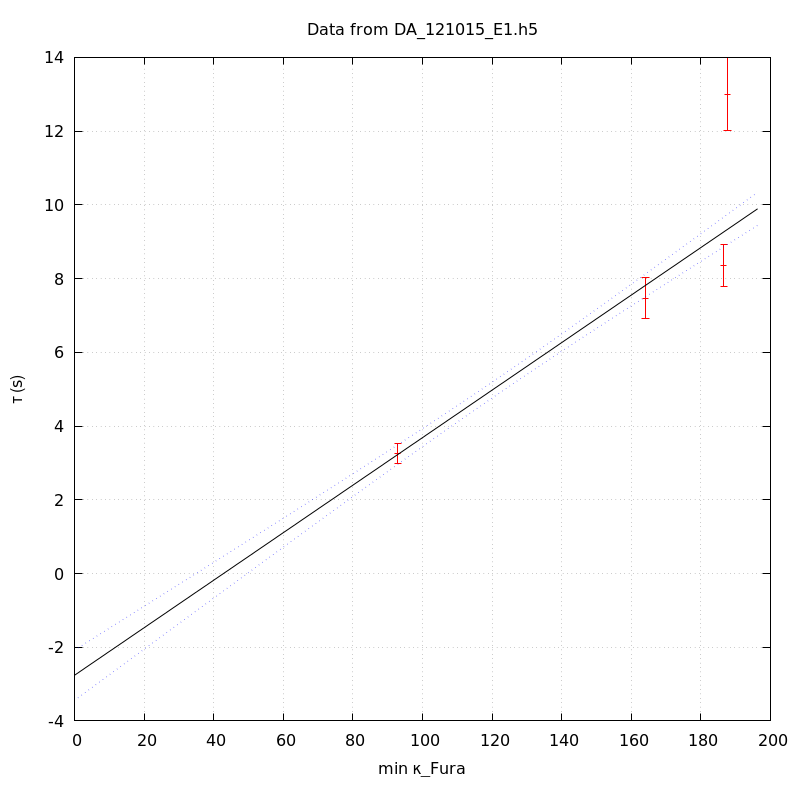

gnuplot code for this plot:
unset key
set grid
set ylabel 'τ (s)'
set xlabel 'min κ_Fura' noenhanced
set title 'Data from DA_121015_E1.h5' noenhanced
set xrange [-1000<*:*]
plot 'DA_121015_E1_aba_tau_vs_min_kappa' index 0 using 1:2:(1.96*$3) linecolor rgb 'red' with yerrorbars,\
'' index 1 using 1:2 with lines linecolor rgb 'black',\
'' index 1 using 1:3 with lines linecolor rgb 'blue' lt 'dotted',\
'' index 1 using 1:4 with lines linecolor rgb 'blue' lt 'dotted'
